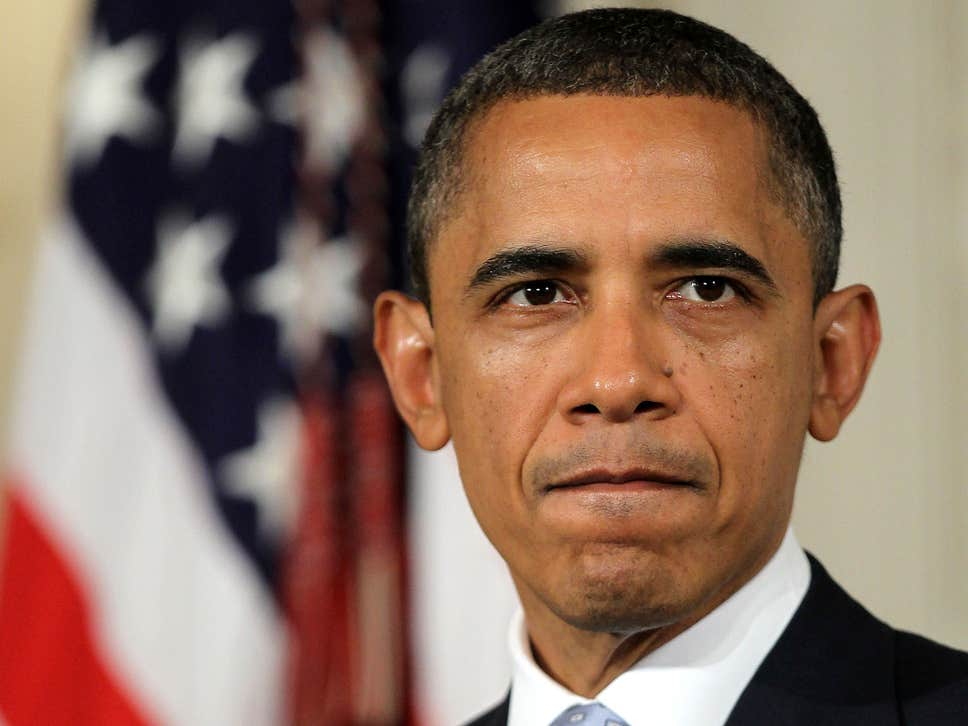
#> input picture test_images/obama.jpg, 968 x 726 px, found by its file name
$ python tester.py
#> lines starting #> are read from the running program, lines starting #| are printed output that depends on the picture; pictures that were not available may be replaced by others from this repository, and a replacement may not be noted
### facial_recog.py
import cv2
import os
import numpy as np

def faceDetection(test_image):
    gray_img=cv2.cvtColor(test_image,cv2.COLOR_BGR2GRAY)
    face_haar_cascade=cv2.CascadeClassifier(cv2.data.haarcascades + "haarcascade_frontalface_default.xml")
    #face_haar_cascade=cv2.CascadeClassifier('/ce712_project/haarcascade_frontalface_default.xml')
    faces=face_haar_cascade.detectMultiScale(gray_img,scaleFactor=1.32,minNeighbors=5)
    return faces,gray_img

def labels_for_training_data(directory):
    faces=[]
    faceID=[]

    for path,subdirnames,filenames in os.walk(directory):
        for filename in filenames:
            if filename.startswith("."):
                print("Invalid Image")
                continue
            id=os.path.basename(path)
            img_path=os.path.join(path,filename)
            print("img_path:",img_path)
            print("id:",id)
            test_img=cv2.imread(img_path)
            if test_img is None:
                print("unable to load the image")
                continue
            faces_rect,gray_img=faceDetection(test_img)
            if len(faces_rect)!=1:
                continue
            #since only one person image only allowed in training data
            (x,y,w,h)=faces_rect[0]
            roi_gray=gray_img[y:y+w,x:x+h]
            faces.append(roi_gray)
            faceID.append(int(id))
    return faces,faceID

# [5 lines left out: function train_classifier, not called in this run]

def draw_rect(test_img,face):
    (x,y,w,h)=face
    cv2.rectangle(test_img,(x,y),(x+w,y+h),(255,0,0),thickness=2)

def put_text(test_img,text,x,y):
    cv2.putText(test_img,text,(x,y),cv2.FONT_HERSHEY_DUPLEX,2,(255,0,0),3)


### tester.py
import cv2
import facial_recog as fr

test_img=cv2.imread('/ce712_project/test_images/obama.jpg')
#> test_img is the input picture: shape (726, 968, 3); mean B, G, R 97.1, 111.6, 139.3
faces_detected,gray_img=fr.faceDetection(test_img)
#> in faceDetection, `gray_img=cv2.cvtColor(test_image,cv2.COLOR_BGR2GRAY)`:
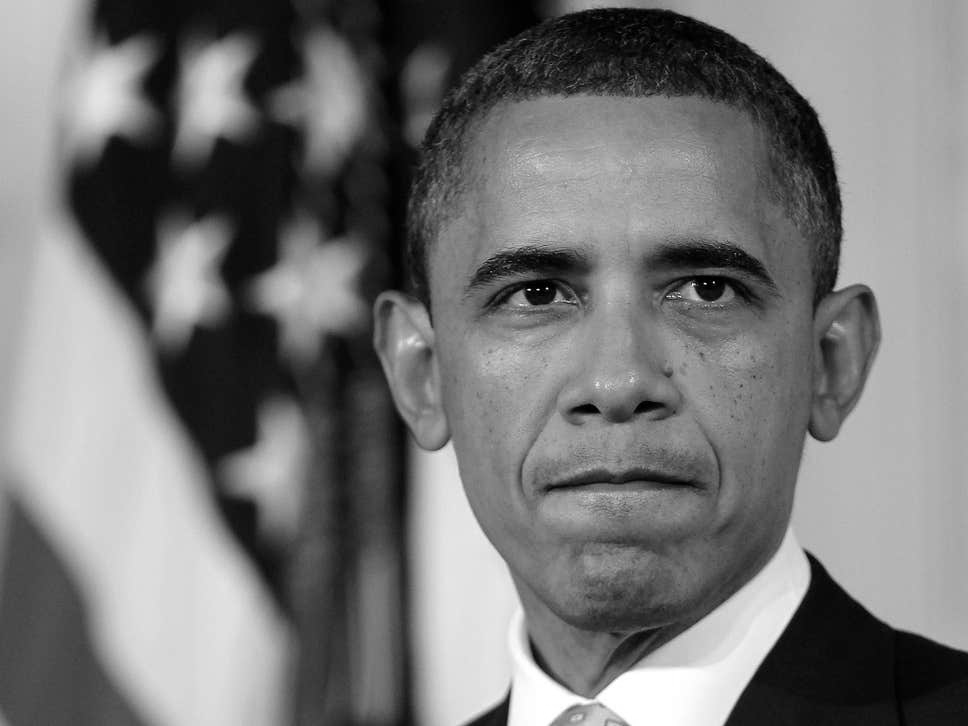
#> gray_img: shape (726, 968); min 0, max 255, mean 118.2
#> in faceDetection, `faces=face_haar_cascade.detectMultiScale(gray_img,scaleFactor=1.32,min..`: faces = [[384, 102, 474, 474]]
#> faces_detected = [[384, 102, 474, 474]]

faces,faceID=fr.labels_for_training_data('/ce712_project/trainingImages')
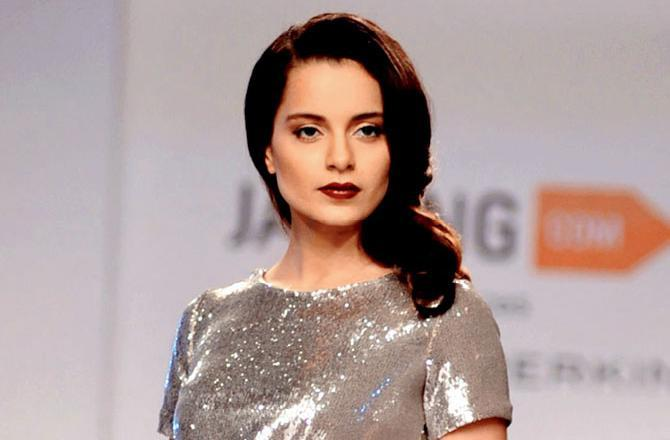
#> input picture test_images/Kangana.jpg, 670 x 440 px, given as the content of the folder /ce712_project/trainingImages, which was not available
#> in labels_for_training_data, test_img is the input picture: shape (440, 670, 3); mean B, G, R 153.7, 156, 174.9
#> in faceDetection (call 2), `gray_img=cv2.cvtColor(test_image,cv2.COLOR_BGR2GRAY)`:
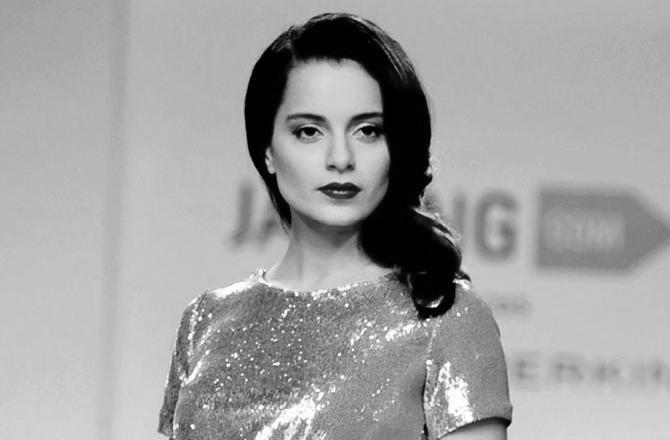
#> gray_img: shape (440, 670); min 0, max 255, mean 161.4
#> in faceDetection (call 2), `faces=face_haar_cascade.detectMultiScale(gray_img,scaleFactor=1.32,min..`: faces = [[262, 74, 149, 149]]
#> in labels_for_training_data, `(x,y,w,h)=faces_rect[0]`: x = 262; y = 74; w = 149
#> in labels_for_training_data, `roi_gray=gray_img[y:y+w,x:x+h]`:
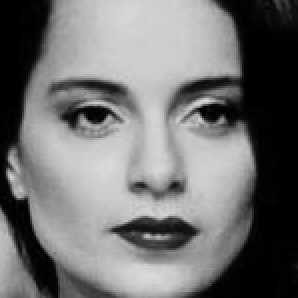
#> roi_gray: shape (149, 149) (shown 2 times larger); min 0, max 220, mean 114.2
#> (the run stopped early here; a loop or call above may not have finished)
